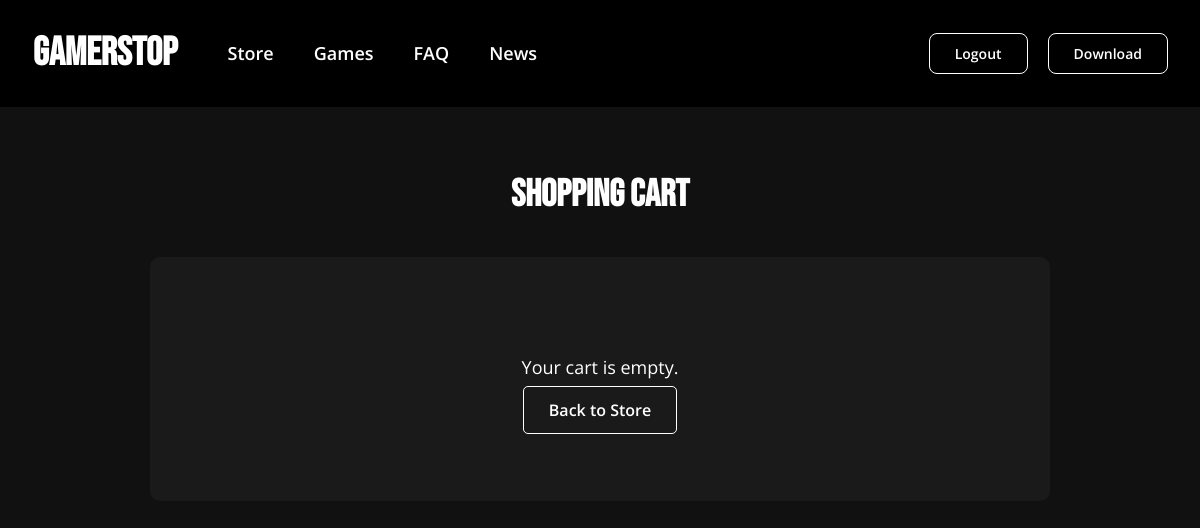
The app's page /cart/ (signed in), older data.
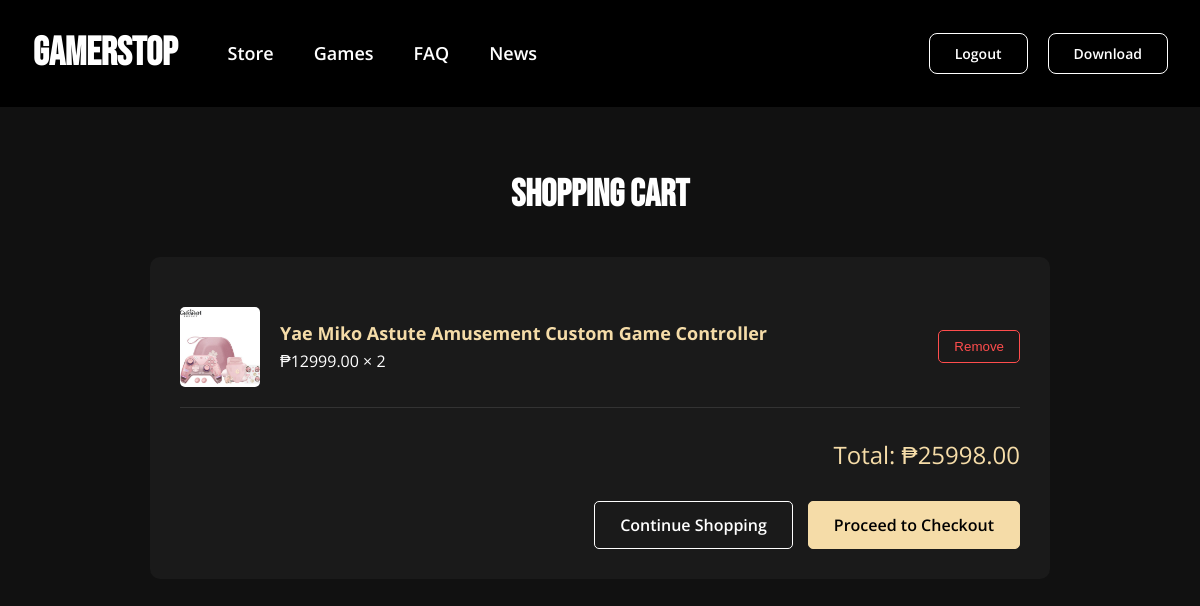
The same page, newer data.
### accounts/models.py (models this page shows, shortened)
class Cart(models.Model):
    user = models.ForeignKey(User, on_delete=models.CASCADE)
    product = models.ForeignKey(Product, on_delete=models.CASCADE)
    quantity = models.PositiveIntegerField(default=1)
    added_at = models.DateTimeField(auto_now_add=True)

class Product(models.Model):
    name = models.CharField(max_length=255)
    description = models.TextField()
    price = models.DecimalField(max_digits=10, decimal_places=2)
    image = models.ImageField(upload_to='products/')
    stock = models.PositiveIntegerField(default=0)

### accounts/views.py (the view)
# urls.py: path('cart/', views.cart_view, name='cart'),
@login_required
def cart_view(request):
    cart_items = Cart.objects.filter(user=request.user)  # Get logged-in user's cart
    total_price = sum(item.product.price * item.quantity for item in cart_items)  # Calculate total price
    context = {
        'cart_items': cart_items,
        'total_price': total_price
    }
    return render(request, 'cart.html', context)

### accounts/templates/cart.html (shortened to what this page needs)
{% extends "base.html" %}
{% load static %}
{% block content %}
<section style="font-family: 'Open Sans', sans-serif; background-color: #111; color: #fff; margin: 0; padding: 140px 20px 60px; min-height: 100vh;">
    <div style="margin: 0 auto; max-width: 900px;">
        <div style="text-align: center; margin-bottom: 40px;">
            <h1 style="font-size: 38px; font-weight: bold; color: #fff; font-family: 'Bebas Neue', sans-serif; text-transform: uppercase;">
                SHOPPING CART
            </h1>
        </div>
        <div class="cart-container">
            {% if cart_items %}
                {% for item in cart_items %}
                    <div class="cart-item">
                        <img src="{{ item.product.image.url }}" alt="{{ item.product.name }}">
                        <div class="cart-item-info">
                            <h3>{{ item.product.name }}</h3>
                            <p>₱{{ item.product.price }} × {{ item.quantity }}</p>
                        </div>
                        <button class="remove-btn" onclick="window.location.href='{% url 'remove_from_cart' item.id %}'">Remove</button>
                    </div>
                {% endfor %}
                <div class="cart-total">
                    Total: ₱{{ total_price }}
                </div>
                <div class="button-group">
                    <a href="{% url 'store' %}" class="btn btn-continue">Continue Shopping</a>
                    <a href="#" class="btn btn-checkout">Proceed to Checkout</a>
                </div>
            {% else %}
                <div class="empty-cart">
                    <p>Your cart is empty.</p>
                    <a href="{% url 'store' %}" class="btn btn-continue">Back to Store</a>
                </div>
            {% endif %}
        </div>
    </div>
</section>
{% endblock %}

### accounts/templates/base.html (shortened to what this page needs)
{% load static %}
<!DOCTYPE html>
<html lang="en">
<head>
    <link rel="stylesheet" href="{% static 'css/style.css' %}">
</head>
<body>
    <header>
        <div class="header-container">
            <div class="left-nav">
                <h1 class="logo"><a href="{% url 'home' %}">GamerStop</a></h1>
                <nav>
                    <ul>
                        <li><a href="{% url 'store' %}">Store</a></li>
                        <li><a href="{% url 'freegames' %}">Games</a></li>
                        <li><a href="{% url 'faq' %}">FAQ</a></li>
                        <li><a href="{% url 'news' %}">News</a></li>
                    </ul>
                </nav>
            </div>
            <div class="right-nav">
                <a href="{% url 'logout' %}" class="btn">Logout</a>
                <a href="#" class="btn download">Download</a>
            </div>
        </div>
    </header>
    <main>
        {% block content %}{% endblock %}
    </main>
</body>
</html>

### accounts/static/css/style.css (style rules this page uses)
body { margin: 0; padding: 0; font-family: 'Open Sans', sans-serif; background: #111; color: #fff; overflow-x: hidden; }
header { position: fixed; top: 0; width: 100%; background: black; z-index: 1000; padding: 8px 30px; }
.header-container { display: flex; justify-content: space-between; align-items: center; width: 100%; padding-left: 13px; padding-right: 13px; }
.left-nav { display: flex; align-items: center; gap: 50px; }
.logo a { margin-left: -10px; font-size: 40px; color: #fff; text-decoration: none; font-family: 'Bebas Neue', sans-serif; transition: color 0.3s ease; }
nav ul { list-style: none; margin: 0; padding: 0; display: flex; gap: 40px; }
nav ul li a { color: #fff; text-decoration: none; font-size: 18px; font-weight: 600; transition: color 0.3s ease, border-bottom 0.3s ease; border-bottom: 2px solid transparent; }
.right-nav { display: flex; align-items: center; gap: 20px; margin-left: auto; padding-right: 75px; }
.right-nav .btn { padding: 10px 25px; border: 1.5px solid #fff; border-radius: 8px; color: #fff; background: transparent; font-size: 14px; font-weight: 600; text-decoration: none; transition: all 0.3s ease; }
.download { background: #555; color: #111; border: none; }

### accounts/templates/cart.html (style rules this page uses)
.cart-container { background: #1a1a1a; padding: 30px; border-radius: 10px; margin-bottom: 40px; }
.cart-item { display: flex; align-items: center; padding: 20px 0; border-bottom: 1px solid #333; }
.cart-item img { width: 80px; height: 80px; object-fit: cover; border-radius: 5px; margin-right: 20px; }
.cart-item-info { flex-grow: 1; }
.cart-item-info h3 { margin: 0 0 5px 0; font-size: 18px; color: #f5dca8; }
.cart-item-info p { margin: 0; font-size: 16px; }
.remove-btn { background: transparent; border: 1px solid #ff4d4d; color: #ff4d4d; padding: 8px 15px; border-radius: 5px; cursor: pointer; transition: all 0.3s; }
.cart-total { text-align: right; font-size: 24px; margin: 30px 0; color: #f5dca8; }
.button-group { display: flex; justify-content: flex-end; gap: 15px; }
.btn { padding: 12px 25px; border-radius: 5px; text-decoration: none; font-weight: 600; transition: all 0.3s; }
.btn-continue { background: transparent; border: 1px solid #fff; color: #fff; }
.btn-checkout { background: #f5dca8; border: 1px solid #f5dca8; color: #000; }

Row changes from the older to the newer data that the page shows:
added Cart: product.image (picture), product.name "Yae Miko Astute Amusement Custom Game Controller", product.price "12999.00", quantity "2"
Text that changed along with them:
{{ total_price }}: (not shown) → "25998.00"
text no longer shown: "Your cart is empty. Back to Store"
text now shown: "Total: ₱ Continue Shopping Proceed to Checkout"
